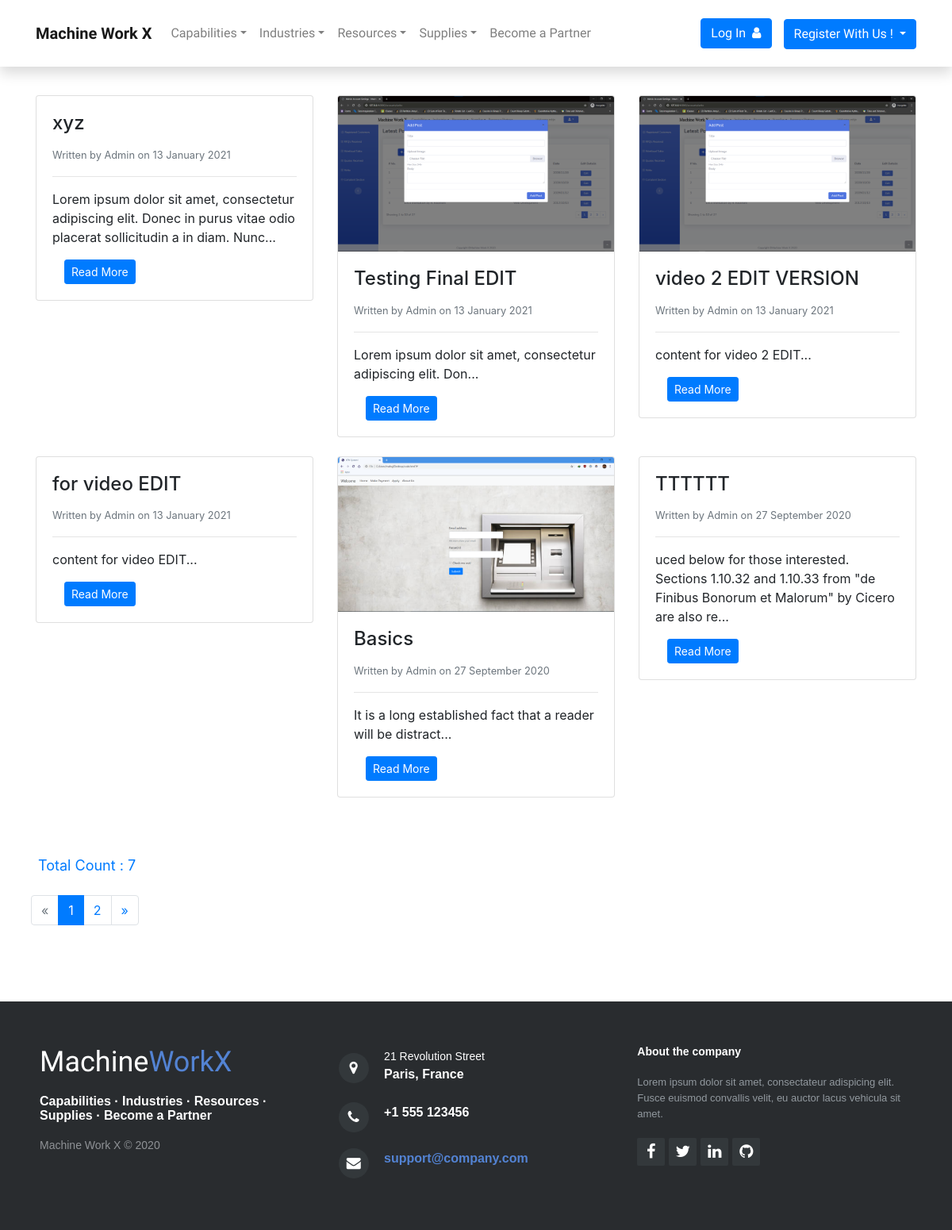
The app's page /accounts/blogshow with its own data.
### contacts/models.py (models this page shows)
class Blog(models.Model):
    title = models.CharField(blank=True,null=True,max_length=100)
    content = models.TextField(blank=True,null=True)
    list_date = models.DateTimeField(default=timezone.now,blank=True)
    photo_main = models.ImageField(upload_to='photos/%Y/%m/%d',blank=True,null=True)
    blogid = models.IntegerField(blank=True,null=True)

### accounts/views.py (the view)
# urls.py: path('blogshow',views.blogshow,name='blogshow'),
def blogshow(request):
    x = Blog.objects.order_by('-list_date')
    count = Blog.objects.count()
    paginator = Paginator(x,6)
    page = request.GET.get('page')
    paged_listings = paginator.get_page(page)
    context = {
        'x':x,
        'count':count,
        'list':paged_listings
    }
    return render(request,'pages/blogshow.html',context)

### templates/pages/blogshow.html (shortened to what this page needs)
{% extends 'base.html' %}
{% load static %}
{% block content %}
<section class="mt-4">
  <p class="topbar mt-4" style="align:center;">All Posts</p>
</section>
<section id='blog' class='mt-4 py-5'>
      <div class="container">
        <div class="row">
        {% if list %}
        {% for y in list %}
          <div class="col-md-6 col-lg-4 mb-4">
              <div class="card">
                {% if y.photo_main %}
                <img id='imaged' src="{{ y.photo_main.url }}" class="img-fluid card-img-top">
                  <div class="card-body">
                    <h4 class="card-title">{{ y.title }}</h4>
                      <small class="text-muted">Written by Admin on {{ y.list_date| date:"d F Y" }}</small>
                      <hr>
                      <p class="card-text">{{ y.content|slice:":60" }}...</p>
                      <form method="POST">
                        <div class="col">
                          <a class="btn btn-sm btn-primary" href="{% url 'showblogmain' y.blogid %}">Read More</a>
                        </div>
                      </form>
                  </div>
                  {% else %}
                  <div class="card-body">
                    <h4 class="card-title">{{ y.title }}</h4>
                      <small class="text-muted">Written by Admin on {{ y.list_date| date:"d F Y" }}</small>
                      <hr>
                      <p class="card-text">{{ y.content|slice:":120" }}...</p>
                      <form method="POST">
                        <div class="col">
                          <a class="btn btn-sm btn-primary" href="{% url 'showblogmain' y.blogid %}">Read More</a>
                        </div>
                      </form>
                  </div>
                  {% endif %}
              </div>
          </div>
        {% endfor %}
        {% else %}
        <p class="ml-4 display-2" style='font-size:25px;'>No blogs to dislpay !</p>
        {% endif %}
      </div>
</section>
  <div class="row ml-4">
    <div class="row ml-4 mb-4 text-primary" style="font-size:18px;">
      Total Count : {{ count }}
    </div>
      <div class="col-md-12">
        {% if list.has_other_pages %}
        <ul class="pagination">
          {% if list.has_previous %}
          <li class='page-item'>
            <a href="?page={{list.previous_page_number}}" class='page-link'>
              &laquo;
            </a>
          </li>
          {% else %}
            <li class='page-item disabled'>
              <a class='page-link'>&laquo;</a>
            </li>
          {% endif %}
          {% for i in list.paginator.page_range %}
            {% if list.number == i %}
              <li class='page-item active'>
                <a class='page-link'>{{i}}</a>
              </li>
              {% else %}
                <li class='page-item'>
                  <a href="?page={{i}}" class='page-link'>{{i}}</a>
                </li>
              {% endif %}
            {% endfor %}
            {% if list.has_next %}
            <li class='page-item'>
              <a href="?page={{list.next_page_number}}" class='page-link'>
                &raquo;
              </a>
            </li>
            {% else %}
              <li class='page-item disabled'>
                <a class='page-link'>&raquo;</a>
              </li>
            {% endif %}
        </ul>
        {% endif %}
      </div>
    </div>
{% endblock %}

### templates/base.html (shortened to what this page needs)
{% load static %}
<!DOCTYPE html>
<html>
<head>
    <link rel="stylesheet" href="{% static 'bootstrap/css/bootstrap.min.css' %}">
    <link rel="stylesheet" href="{% static 'fonts/fontawesome-all.min.css' %}">
    <link rel="stylesheet" href="{% static 'fonts/font-awesome.min.css' %}">
    <link rel="stylesheet" href="{% static 'fonts/simple-line-icons.min.css' %}">
    <link rel="stylesheet" href="{% static 'fonts/fontawesome5-overrides.min.css' %}">
    <link rel="stylesheet" href="{% static 'css/Customizable-Background--Overlay.css' %}">
    <link rel="stylesheet" href="{% static 'css/Footer-Dark.css' %}">
    <link rel="stylesheet" href="{% static 'css/Login-Form-Clean-1.css' %}">
    <link rel="stylesheet" href="{% static 'css/Login-Form-Clean.css' %}">
    <link rel="stylesheet" href="{% static 'css/Login-Form-Dark.css' %}">
    <link rel="stylesheet" href="{% static 'css/Pretty-Footer.css' %}">
    <link rel="stylesheet" href="{% static 'css/Pretty-Registration-Form.css' %}">
    <link rel="stylesheet" href="{% static 'css/styles.css' %}">
    <link rel="stylesheet" href="{% static 'css/tab.css' %}">
</head>
<body>
  {% include 'partials/_navbar.html' %}
    {% block content %}
    {% endblock %}
  {% include 'partials/_footer.html' %}
</body>
</html>

### templates/partials/_navbar.html (shortened to what this page needs)
{% load static %}
<nav class="navbar navbar-light navbar-expand-xl fixed-top bg-white shadow">
    <div class="container"><a class="navbar-brand" href="{% url 'index' %}" style="font-family: Adamina, serif;"><strong>Machine Work X</strong></a>
        <div
            class="collapse navbar-collapse" id="navcol-1">
            <ul class="nav navbar-nav flex-grow-1" style="font-family: Adamina, serif;">
                <li class="nav-item dropdown"><a class="dropdown-toggle nav-link" data-toggle="dropdown" aria-expanded="false" href="#">Capabilities</a>
                </li>
                <li class="nav-item dropdown"><a class="dropdown-toggle nav-link" data-toggle="dropdown" aria-expanded="false" href="#">Industries</a>
                </li>
                <li class="nav-item dropdown"><a class="dropdown-toggle nav-link" data-toggle="dropdown" aria-expanded="false" href="#">Resources</a>
                </li>
                <li class="nav-item dropdown"><a class="dropdown-toggle nav-link" data-toggle="dropdown" aria-expanded="false" href="#">Supplies</a>
                </li>
                <li class="nav-item" role="presentation"><a class="nav-link" href="{% url 'blogshow' %}">Become a Partner</a></li>
            </ul>
            <ul class="navbar-nav ml-auto">
      {% if user.is_authenticated %}
      <li  style="margin-right:15px;">
        <a class="nav-link" href="{% url 'dashboard' %}">
          Welcome {{ user.username }}</a>
      </li>
      <div class="dropdown" >
        <button class="ml-4 btn btn-primary btn-block dropdown-toggle" style="margin-left:10px;" type="button" id="dropdownMenuButton1" data-toggle="dropdown" aria-haspopup="true" aria-expanded="false">
          <i class="fas fa-user"></i>
        </button>
        <div class="dropdown-menu" aria-labelledby="dropdownMenuButton1">
          <a class="dropdown-item" href="javascript:{document.getElementById('logout').submit()}" class='nav-link'>
          <i class='fas fa-sign-out-alt'></i>Logout
          </a>
        <form class="" action="{% url 'logout' %}" method="POST" id='logout'>
          {% csrf_token %}
          <input type="hidden">
        </form>
        </div>
      </div>
      {% else %}
        <li><a class="btn btn-primary" role="button" style="margin: 15px;font-family: Adamina, serif;" href="{% url 'login' %}">Log In &nbsp;<i class="fa fa-user"></i></a></li>
        <li>
          <div class="dropdown">
            <button class="mt-3 btn btn-primary dropdown-toggle" type="button" id="dropdownMenuButton" data-toggle="dropdown" aria-haspopup="true" aria-expanded="false">
              Register With Us !
            </button>
          </div>
          </li>
      {% endif %}
    </ul>
          </div>
    </div>
</nav>

### templates/partials/_footer.html (shortened to what this page needs)
{% load static %}
<footer class="foot">
    <div class="row">
        <div class="col-sm-6 col-md-4 footer-navigation">
            <h3><a href="index.html">Machine<span>WorkX</span></a></h3>
            <p class="links"><a href="#">Capabilities</a><strong> · </strong><a href="#">Industries</a><strong> · </strong><a href="#">Resources</a><strong> · </strong><a href="#">Supplies</a><strong> · </strong><a href="#">Become a Partner</a><strong>&nbsp;</strong>
            </p>
            <p class="company-name">Machine Work X © 2020</p>
        </div>
        <div class="col-sm-6 col-md-4 footer-contacts">
            <div><span class="fa fa-map-marker footer-contacts-icon"> </span>
                <p><span class="new-line-span">21 Revolution Street</span> Paris, France</p>
            </div>
            <div><i class="fa fa-phone footer-contacts-icon"></i>
                <p class="footer-center-info email text-left"> +1 555 123456</p>
            </div>
            <div><i class="fa fa-envelope footer-contacts-icon"></i>
                <p> <a href="#" target="_blank">support@company.com</a></p>
            </div>
        </div>
        <div class="col-md-4 footer-about">
            <h4>About the company</h4>
            <p> Lorem ipsum dolor sit amet, consectateur adispicing elit. Fusce euismod convallis velit, eu auctor lacus vehicula sit amet. </p>
            <div class="social-links social-icons"><a href="#"><i class="fa fa-facebook"></i></a><a href="#"><i class="fa fa-twitter"></i></a><a href="#"><i class="fa fa-linkedin"></i></a><a href="#"><i class="fa fa-github"></i></a></div>
        </div>
    </div>
</footer>

### mysite/static/css/Customizable-Background--Overlay.css (style rules this page uses)
*, *:before, *:after { -webkit-box-sizing: border-box; -moz-box-sizing: border-box; box-sizing: border-box; }

### mysite/static/css/Pretty-Footer.css (style rules this page uses)
footer { background-color: #292c2f; box-shadow: 0 1px 1px 0 rgba(0, 0, 0, 0.12); box-sizing: border-box; width: 100%; text-align: left; font: bold 16px sans-serif; padding: 55px 50px; margin-top: 80px; bottom: 0; color: #fff; }
.footer-navigation h3 { margin: 0; font: normal 36px Cookie, cursive; margin-bottom: 20px; color: #fff; }
.footer-navigation h3 a { text-decoration: none; color: #fff; }
.footer-navigation h3 span { color: #5383d3; }
.footer-navigation p.links a { color: #fff; text-decoration: none; }
.footer-navigation p.company-name { color: #8f9296; font-size: 14px; font-weight: normal; margin-top: 20px; }
.footer-contacts p { display: inline-block; color: #ffffff; vertical-align: middle; }
.footer-contacts p a { color: #5383d3; text-decoration: none; }
.fa.footer-contacts-icon { background-color: #33383b; color: #fff; font-size: 18px; width: 38px; height: 38px; border-radius: 50%; text-align: center; line-height: 38px; margin: 10px 15px 10px 0; }
span.new-line-span { display: block; font-weight: normal; display: block; font-weight: normal; font-size: 14px; line-height: 2; }
.footer-about h4 { display: block; color: #fff; font-size: 14px; font-weight: bold; margin-bottom: 20px; }
.footer-about p { line-height: 20px; color: #92999f; font-size: 13px; font-weight: normal; margin: 0; }
div.social-links { margin-top: 20px; color: #fff; }
.social-links a { display: inline-block; width: 35px; height: 35px; cursor: pointer; background-color: #33383b; border-radius: 2px; font-size: 20px; color: #ffffff; text-align: center; line-height: 35px; margin-right: 5px; margin-bottom: 5px; }

### mysite/static/css/styles.css (style rules this page uses)
@media (min-width: 576px) { [type=button]:not(:disabled), [type=reset]:not(:disabled), [type=submit]:not(:disabled), button:not(:disabled) { font-size: 16px; font-family: Adamina, serif; } }

### records on screen
Blog: title "xyz", list_date "13 January 2021", content "Lorem ipsum dolor sit amet, consectetur adipiscing elit. Donec in purus vitae odio placerat sollicitudin a in diam. Nunc"
Blog: photo_main (picture), title "Testing Final EDIT", list_date "13 January 2021", content "Lorem ipsum dolor sit amet, consectetur adipiscing elit. Don"
Blog: photo_main (picture), title "video 2 EDIT VERSION", list_date "13 January 2021", content "content for video 2 EDIT"
Blog: title "for video EDIT", list_date "13 January 2021", content "content for video EDIT"
Blog: photo_main (picture), title "Basics", list_date "27 September 2020", content "It is a long established fact that a reader will be distract"
Blog: title "TTTTTT", list_date "27 September 2020", content "uced below for those interested. Sections 1.10.32 and 1.10.33 from \"de Finibus Bonorum et Malorum\" by Cicero are also re"

### other values on screen
{{ count }} "7"
{{ i }} "1"
{{ i }} "2"
